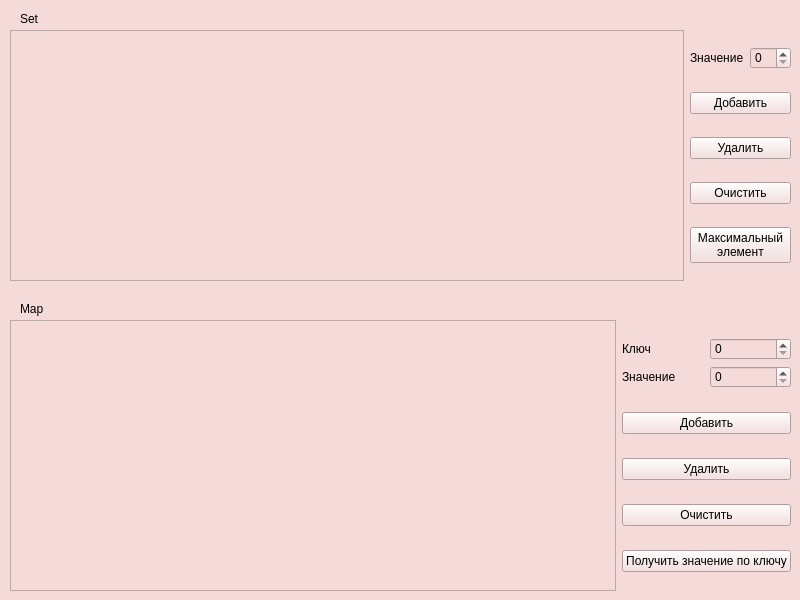
<?xml version="1.0" encoding="UTF-8"?>
<ui version="4.0">
 <class>MainWindow</class>
 <widget class="QMainWindow" name="MainWindow">
  <property name="geometry">
   <rect>
    <x>0</x>
    <y>0</y>
    <width>800</width>
    <height>600</height>
   </rect>
  </property>
  <property name="windowTitle">
   <string>MainWindow</string>
  </property>
  <property name="styleSheet">
   <string notr="true">background-color: rgb(245, 218, 218);
color: rgb(0, 0, 0);
font: 700 italic 15pt &quot;Ubuntu&quot;;</string>
  </property>
  <widget class="QWidget" name="centralwidget">
   <widget class="QLabel" name="label">
    <property name="geometry">
     <rect>
      <x>20</x>
      <y>10</y>
      <width>67</width>
      <height>17</height>
     </rect>
    </property>
    <property name="text">
     <string>Set</string>
    </property>
   </widget>
   <widget class="QLabel" name="label_2">
    <property name="geometry">
     <rect>
      <x>20</x>
      <y>300</y>
      <width>67</width>
      <height>17</height>
     </rect>
    </property>
    <property name="text">
     <string>Map</string>
    </property>
   </widget>
   <widget class="QWidget" name="layoutWidget">
    <property name="geometry">
     <rect>
      <x>10</x>
      <y>320</y>
      <width>781</width>
      <height>271</height>
     </rect>
    </property>
    <layout class="QHBoxLayout" name="horizontalLayout_4">
     <item>
      <widget class="QTextEdit" name="mapTextEdit"/>
     </item>
     <item>
      <layout class="QVBoxLayout" name="verticalLayout_2">
       <item>
        <layout class="QVBoxLayout" name="verticalLayout">
         <item>
          <layout class="QHBoxLayout" name="horizontalLayout_3">
           <item>
            <widget class="QLabel" name="label_5">
             <property name="text">
              <string>Ключ</string>
             </property>
            </widget>
           </item>
           <item>
            <widget class="QSpinBox" name="spb_map_key"/>
           </item>
          </layout>
         </item>
         <item>
          <layout class="QHBoxLayout" name="horizontalLayout_2">
           <item>
            <widget class="QLabel" name="label_4">
             <property name="text">
              <string>Значение</string>
             </property>
            </widget>
           </item>
           <item>
            <widget class="QSpinBox" name="spb_map_value"/>
           </item>
          </layout>
         </item>
        </layout>
       </item>
       <item>
        <widget class="QPushButton" name="spb_map_add">
         <property name="text">
          <string>Добавить</string>
         </property>
        </widget>
       </item>
       <item>
        <widget class="QPushButton" name="spb_map_remove">
         <property name="text">
          <string>Удалить</string>
         </property>
        </widget>
       </item>
       <item>
        <widget class="QPushButton" name="spb_map_clear">
         <property name="text">
          <string>Очистить</string>
         </property>
        </widget>
       </item>
       <item>
        <widget class="QPushButton" name="spb_map_getValue">
         <property name="text">
          <string>Получить значение по ключу</string>
         </property>
        </widget>
       </item>
      </layout>
     </item>
    </layout>
   </widget>
   <widget class="QWidget" name="layoutWidget">
    <property name="geometry">
     <rect>
      <x>10</x>
      <y>30</y>
      <width>781</width>
      <height>251</height>
     </rect>
    </property>
    <layout class="QHBoxLayout" name="horizontalLayout_5">
     <item>
      <widget class="QTextEdit" name="setTextEdit"/>
     </item>
     <item>
      <layout class="QVBoxLayout" name="verticalLayout_3">
       <item>
        <layout class="QHBoxLayout" name="horizontalLayout">
         <item>
          <widget class="QLabel" name="label_3">
           <property name="text">
            <string>Значение</string>
           </property>
          </widget>
         </item>
         <item>
          <widget class="QSpinBox" name="spb_set_value"/>
         </item>
        </layout>
       </item>
       <item>
        <widget class="QPushButton" name="bnt_set_add">
         <property name="text">
          <string>Добавить</string>
         </property>
        </widget>
       </item>
       <item>
        <widget class="QPushButton" name="bnt_set_remove">
         <property name="text">
          <string>Удалить</string>
         </property>
        </widget>
       </item>
       <item>
        <widget class="QPushButton" name="bnt_set_clear">
         <property name="text">
          <string>Очистить</string>
         </property>
        </widget>
       </item>
       <item>
        <widget class="QPushButton" name="pushButton">
         <property name="text">
          <string>Максимальный
элемент</string>
         </property>
        </widget>
       </item>
      </layout>
     </item>
    </layout>
   </widget>
  </widget>
 </widget>
 <resources/>
 <connections/>
</ui>
